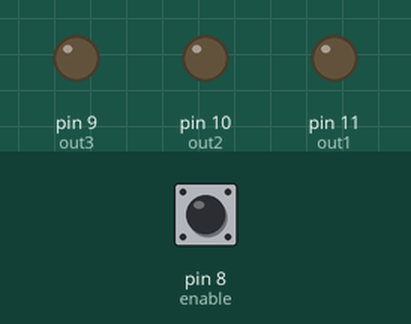
A sketch run on a simulated Arduino Uno, built with avr-gcc and run on an emulated ATmega328P. Shown: output pins drawn as LEDs (lit = HIGH). Inputs (shaded band) come from the test bench; at power-on: pin 8 (enable) LOW.

Above: at 1.2 s.
1.3 s: pin 8 (enable) driven HIGH
At 1.46 s:
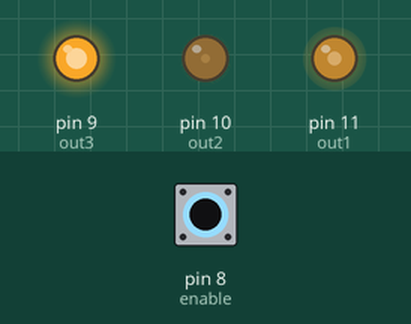
At 2.07 s:
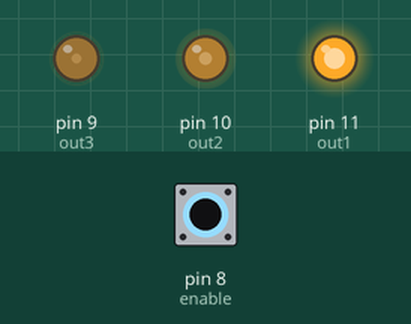
4.3 s: pin 8 (enable) pulsed LOW 2 times (0.12 s each, 0.3 s apart)
At 5.17 s:
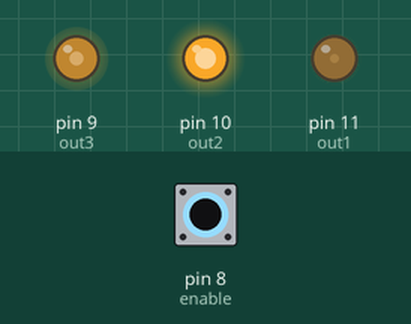
7.9 s: pin 8 (enable) driven LOW
Timing chart, 0 to 10.9 s (numbered marks = the images above; inputs shaded):
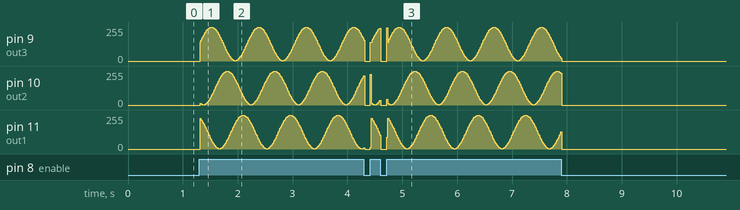

The sketch:

three_phase_generator.ino
```cpp
int out1 = 11;
int out2 = 10;
int out3 = 9;
const float pi = 3.1415;
float x = 0;
int enable = 8;
int freqpin = A0;
unsigned char p1 = 0;
unsigned char pp1 = 0;
unsigned char pp2 = 0;
unsigned char pp3 = 0;
unsigned char p2 = 0;
unsigned char p3 = 0;
const float y = pi/30;
const float ph1 = 2*pi/3;
const float ph2 = 4*pi/3;
const float ph3 = 2*pi;

void setup() {
  pinMode(out1, OUTPUT);
  pinMode(out2, OUTPUT);
  pinMode(out3, OUTPUT);
  pinMode(enable, INPUT);
  pinMode(freqpin, INPUT);
}

void loop()  {
 while(digitalRead(enable) == HIGH) {
  x = x + y;
  analogWrite(out1, p1);
  analogWrite(out2, p2);
  analogWrite(out3, p3);
  pp1 = 126*sin(x+ph1);
  p1 = pp1+128;
  pp2 = 126*sin(x+ph2);
  p2 = pp2+128;
  pp3 = 126*sin(x+ph3);
  p3 = pp3+128;
  if(x >= 2*pi) x = 0;
  delay(freqpin);
}
analogWrite(out1, 0);
analogWrite(out2, 0);
analogWrite(out3, 0);
x = 0;
}
```
